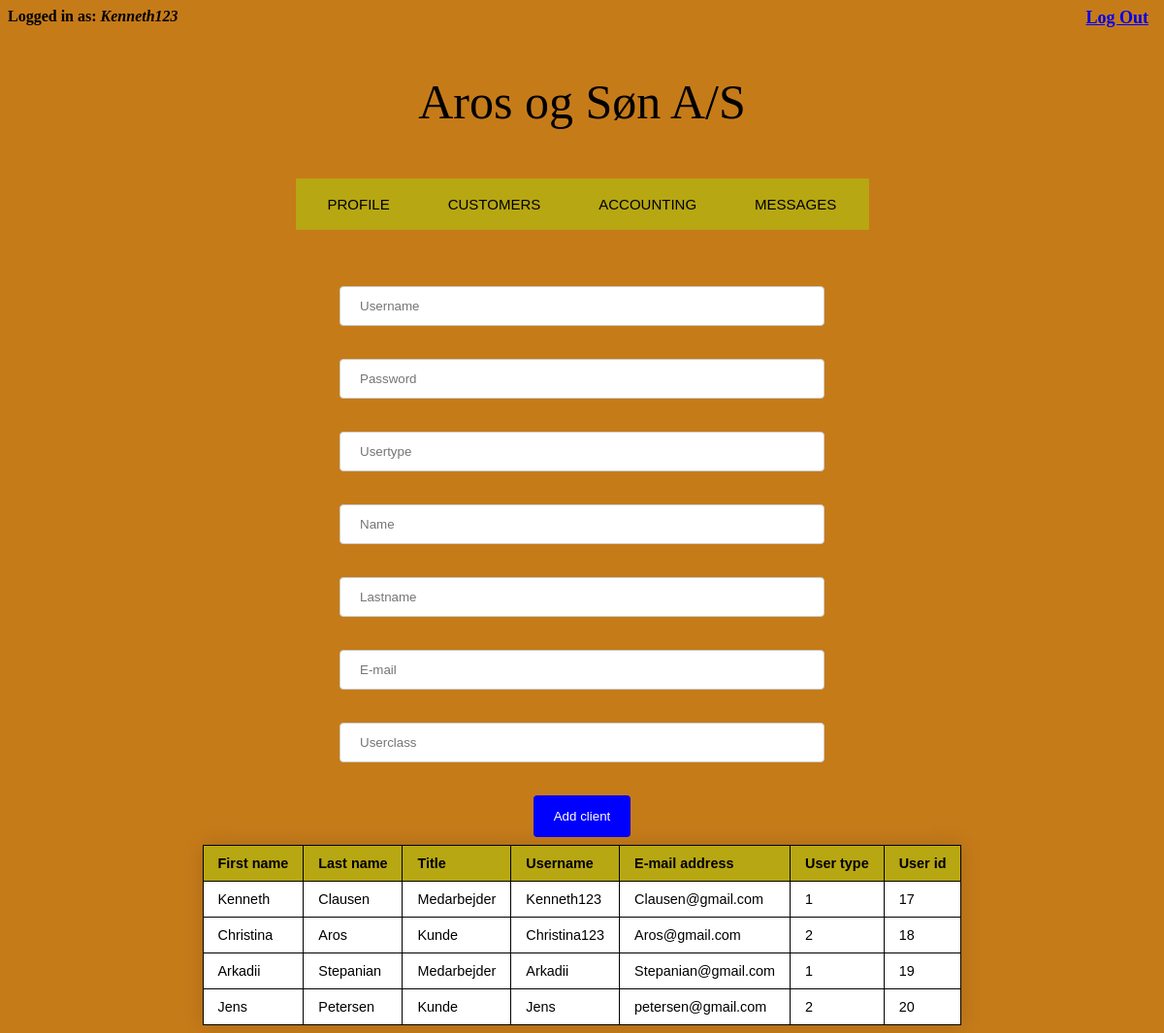
Screenshot of /kundedata.php (signed in) with the database file from the repository.
### tables this page shows
CREATE TABLE `users` (
  `id` int(11) NOT NULL,
  `username` varchar(30) NOT NULL,
  `password` varchar(32) NOT NULL,
  `name_Title` varchar(30) NOT NULL,
  `name_First` varchar(20) NOT NULL,
  `name_Last` varchar(20) NOT NULL,
  `email` varchar(45) NOT NULL,
  `user_classes_id` int(1) NOT NULL
);

### session.php (called while the page is built, shortened)
<?php
$conn = mysqli_connect("localhost", "root", "root", "crmmodulopgave3");
$user_check = $_SESSION['login_user'];
$query = "SELECT username from users where username = '$user_check'";
$ses_sql = mysqli_query($conn, $query);
$row = mysqli_fetch_assoc($ses_sql);
$login_session = $row['username'];
?>

### kundedata.php (the view, shortened to what this page needs)
<?php include("header.php"); ?>
    <div>
     <form method="post" action="connect.php">
     <input type="text" name="username" placeholder="Username"> <br><br>
     <input type="password" name="password" placeholder="Password"> <br><br>
     <input type="text" name="name_Title" placeholder="Usertype"> <br><br>
     <input type="text" name="name_First" placeholder="Name"> <br><br>
     <input type="text" name="name_Last" placeholder="Lastname"> <br><br>
     <input type="email" name="email" placeholder="E-mail" ><br><br>
     <input type="number" name="user_classes_id" placeholder="Userclass" ><br><br>
     <input type="submit" value="Add client">
     </form>
     <table>
<tr>
<th>First name</th>
<th>Last name</th>
<th>Title</th>
<th>Username</th>
<th>E-mail address</th>
<th>User type</th>
<th>User id</th>
</tr>
<?php
$conn = mysqli_connect("localhost", "root", "root", "crmmodulopgave3");
$sql = "SELECT name_First, name_Last, name_Title, username, email, user_classes_id, id FROM users";
$result = $conn->query($sql);
if ($result->num_rows > 0) {
while($row = $result->fetch_assoc()) {
echo "<tr>
<td>" . $row["name_First"]. "</td>
<td>" . $row["name_Last"] . "</td>
<td>" . $row["name_Title"]. "</td>
<td>" . $row["username"]. "</td>
<td>" . $row["email"]. "</td>
<td>" . $row["user_classes_id"]. "</td>
<td>" . $row["id"]. "</td>
</tr>";
}
echo "</table>";
} else { echo "0 results"; }
?>
</div>
  </body>
</html>

### header.php (shortened to what this page needs)
<!DOCTYPE html>
<html lang="en" dir="ltr">
  <head>
    <link rel="stylesheet" href="css/style.css">
    <link rel="stylesheet" href="css/nav.css">
    <?php include('session.php');
    if(!isset($_SESSION['login_user'])) ?>
    <b id="welcome">Logged in as: <i><?php echo $login_session; ?></i></b>
  <b id="logout"><a href="logout.php">Log Out</a></b>
  <p id="overskrift"> Aros og Søn A/S </p>
  </head>
  <body style="background-color: #c67b19;">
    <?php include("nav.php"); ?>

### css/style.css (style rules this page uses)
table { border-collapse: collapse; margin-left: auto; margin-right: auto; font-size: 0.9em; font-family: sans-serif; min-width: 400px; box-shadow: 0 0 20px rgba(0, 0, 0, 0.15); text-align: left; background-color: white; }
table th, table td { padding: 10px 15px; border-right: 1px solid black; }
table tbody tr { border: 1px solid black; }
table tbody tr:first-of-type { background-color: #b7a712; }
table tbody tr:last-of-type { border-bottom: 1px solid black; }
input, select { width: 500px; padding: 12px 20px; margin: 8px 0; display: inline-block; border: 1px solid #ccc; border-radius: 4px; box-sizing: border-box; }
input[type=submit] { width: 100px; background-color: blue; color: white; padding: 14px 20px; margin: 8px 0; border: none; border-radius: 4px; cursor: pointer; }
form { margin-left: auto; margin-right:auto; text-align: center; }
#logout { position: absolute; top: 8px; right: 16px; font-size: 18px; }
#overskrift { text-align: center; top: 8px; right: 16px; font-size: 50px; font-family: fantasy; }

### rows the page displays
users: username "Kenneth123", name_First "Kenneth", name_Last "Clausen", name_Title "Medarbejder", email "Clausen@gmail.com", user_classes "1", id "17"
users: name_First "Christina", name_Last "Aros", name_Title "Kunde", username "Christina123", email "Aros@gmail.com", user_classes "2", id "18"
users: name_First "Arkadii", name_Last "Stepanian", name_Title "Medarbejder", username "Arkadii", email "Stepanian@gmail.com", user_classes "1", id "19"
users: name_First "Jens", name_Last "Petersen", name_Title "Kunde", username "Jens", email "petersen@gmail.com", user_classes "2", id "20"
